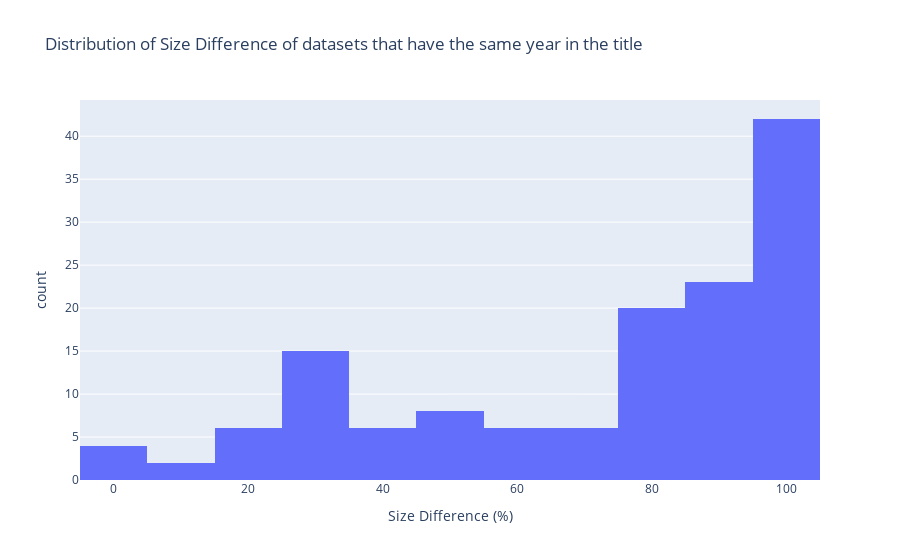

Here is the notebook cell this chart was saved with:
### Code cell
fig = px.histogram(potential_duplicates_df_based_on_name, x="Size Difference (%)", 
                   nbins=10,
                   title="Distribution of Size Difference of datasets that have the same year in the title")

fig.show()

### Figure 1 — Plotly figure (JSON) as saved in the notebook; plotly's stock layout.template omitted (floating-point values rounded to 4 significant figures; data arrays with more than 128 entries replaced by an {"elided": "..."} marker saying what was removed)
{"data": [{"alignmentgroup": "True", "bingroup": "x", "hovertemplate": "Size Difference (%)=%{x}<br>count=%{y}<extra></extra>", "legendgroup": "", "marker": {"color": "#636efa", "pattern": {"shape": ""}}, "name": "", "nbinsx": 10, "offsetgroup": "", "orientation": "v", "showlegend": false, "type": "histogram", "x": {"elided": "138 float values"}, "xaxis": "x", "yaxis": "y"}], "layout": {"barmode": "relative", "legend": {"tracegroupgap": 0}, "title": {"text": "Distribution of Size Difference of datasets that have the same year in the title"}, "xaxis": {"anchor": "y", "domain": [0, 1], "title": {"text": "Size Difference (%)"}}, "yaxis": {"anchor": "x", "domain": [0, 1], "title": {"text": "count"}}}}
